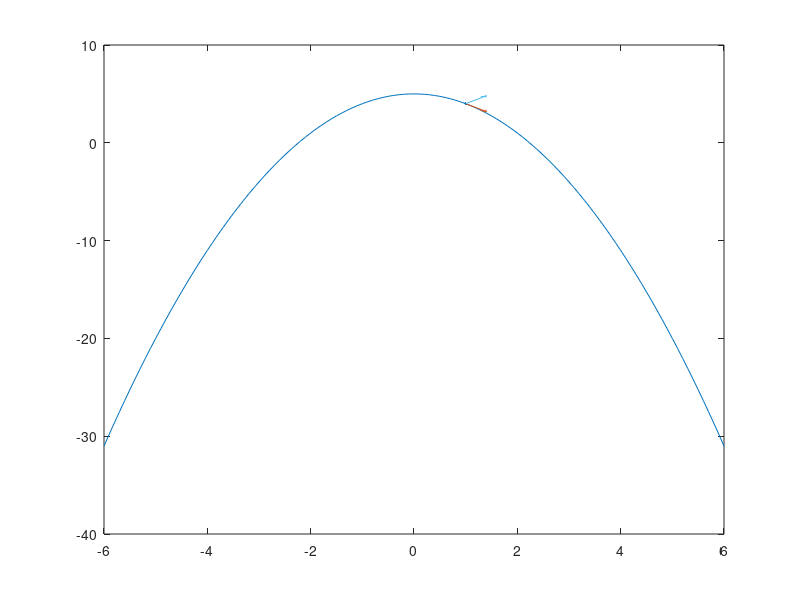

Source code (MATLAB):
x = [-6:0.1:6];
y = -x.^2 + 5;
p1 = 1;
p2 = 4;
v1 = 1;
v2 = -2;

modulo_v = sqrt(v1^.2+v2.^2);
v1_unitario = v1/modulo_v;
v2_unitario = v2/modulo_v;

plot(x, y)
hold on
scatter(p1, p2, '.')
quiver(p1, p2, v1_unitario, v2_unitario, 'MaxHeadSize', 0.1)
quiver(p1, p2, v1_unitario, -v2_unitario, 'MaxHeadSize', 0.1)